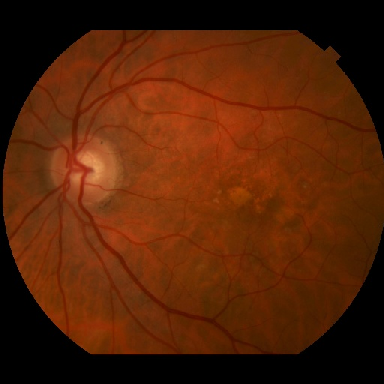
#> input picture CFP/000.png, 384 x 384 px
$ python -i preprocessing.py   (imports and definitions only)
#> lines starting #> are read from the running program, lines starting #| are printed output that depends on the picture
#> in preprocess_img, img is the input picture: shape (384, 384, 3); mean B, G, R 6.3, 34.1, 84.3
import numpy as np

import cv2

import matplotlib.pyplot as plt


def normalize_img(img):

    return (img / 127.5) - 1.0


def hist_equalize(img):

    red = img[:,:,0]
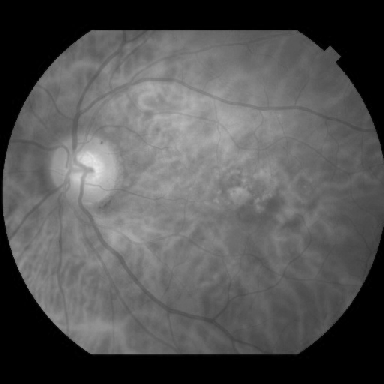
#> red: shape (384, 384); min 0, max 231, mean 84.3

    green = img[:,:,1]
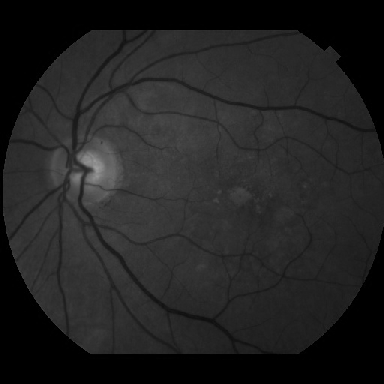
#> green: shape (384, 384); min 0, max 159, mean 34.1

    blue = img[:,:,2]
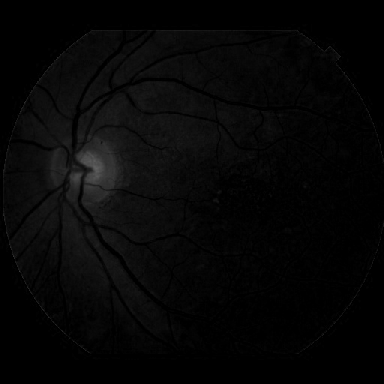
#> blue: shape (384, 384); min 0, max 97, mean 6.3

    clahe = cv2.createCLAHE(clipLimit=7.0, tileGridSize=(8, 8))

    red_eq = clahe.apply(red)
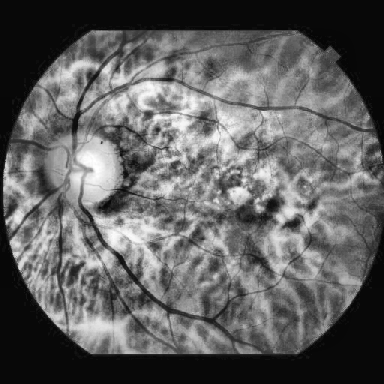
#> red_eq: shape (384, 384); min 3, max 255, mean 95.7

    green_eq = clahe.apply(green)
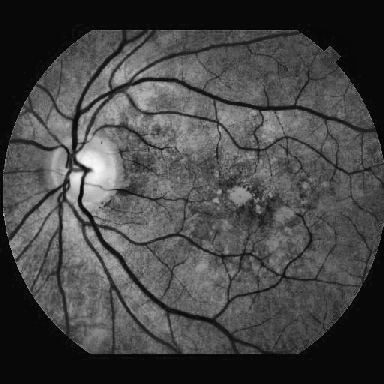
#> green_eq: shape (384, 384); min 4, max 249, mean 69.4

    blue_eq = clahe.apply(blue)
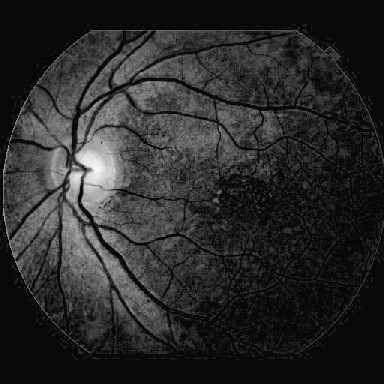
#> blue_eq: shape (384, 384); min 2, max 247, mean 41.7

    img = np.stack([red_eq, green_eq, blue_eq], axis=-1)
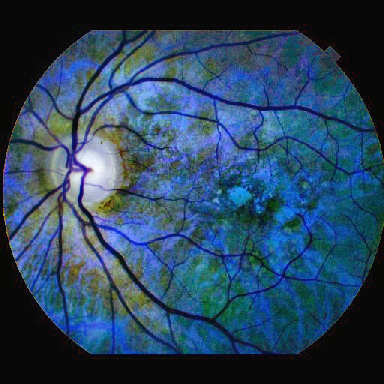
#> img: shape (384, 384, 3); mean of channels 0, 1, 2 95.7, 69.4, 41.7; drawn as B, G, R


    return img


def preprocess_img(imgpath):

    img = cv2.imread(imgpath)

    img = cv2.cvtColor(img, cv2.COLOR_BGR2RGB)

    img = cv2.resize(img, (384, 384), interpolation=cv2.INTER_NEAREST)

    img = hist_equalize(img)

    img = normalize_img(img)

    return img


def match_dims(img):

    img = np.expand_dims(img, axis=0)

    return img

def draw_img(img):

    plt.figure()

    plt.imshow(img)

    plt.axis('off')

    plt.show()

>>> result = preprocess_img('CFP/000.png')

$ run again, on CFP/001.png
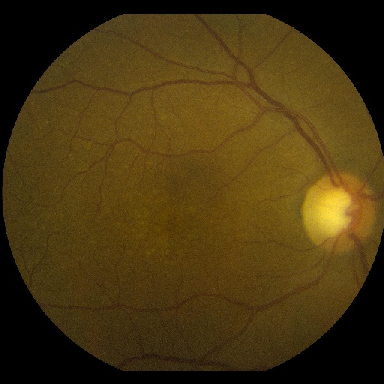
#> input picture CFP/001.png, 384 x 384 px
#> in preprocess_img, img is the input picture: shape (384, 384, 3); mean B, G, R 16.1, 54.3, 72.7
#> in hist_equalize, `blue_eq = clahe.apply(blue)`:
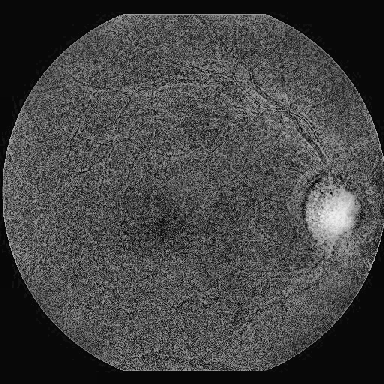
#> blue_eq: shape (384, 384); min 1, max 242, mean 67.8
#> in hist_equalize, `img = np.stack([red_eq, green_eq, blue_eq], axis=-1)`:
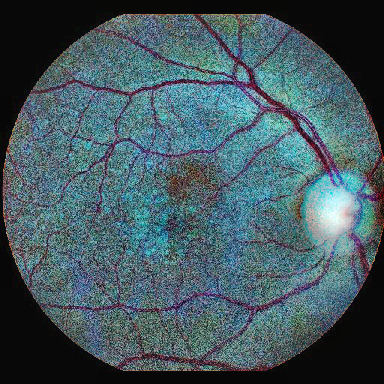
#> img: shape (384, 384, 3); mean of channels 0, 1, 2 96.3, 89.1, 67.8; drawn as B, G, R

$ run again, on CFP/002.png
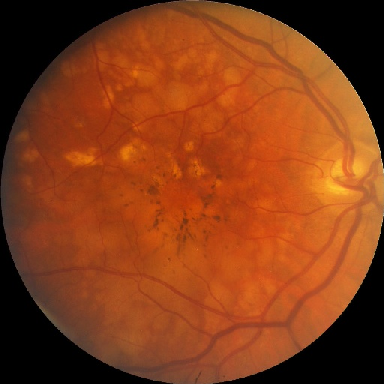
#> input picture CFP/002.png, 384 x 384 px
#> in preprocess_img, img is the input picture: shape (384, 384, 3); mean B, G, R 23.6, 60.9, 134.2
#> in hist_equalize, `blue_eq = clahe.apply(blue)`:
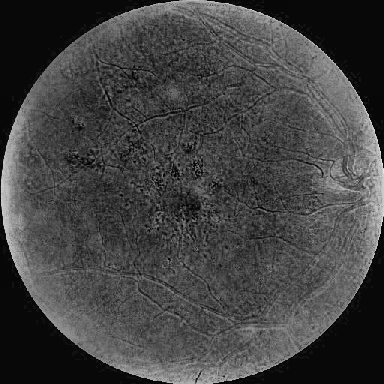
#> blue_eq: shape (384, 384); min 1, max 233, mean 66.5
#> in hist_equalize, `img = np.stack([red_eq, green_eq, blue_eq], axis=-1)`:
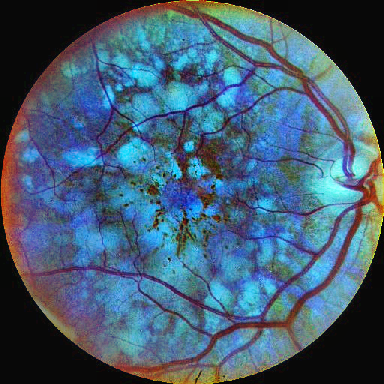
#> img: shape (384, 384, 3); mean of channels 0, 1, 2 114.4, 92.8, 66.5; drawn as B, G, R

$ run again, on CFP/003.png
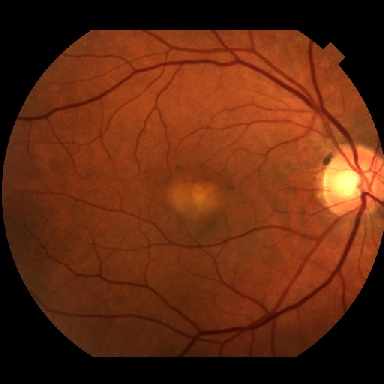
#> input picture CFP/003.png, 384 x 384 px
#> in preprocess_img, img is the input picture: shape (384, 384, 3); mean B, G, R 16.7, 41.9, 97.8
#> in hist_equalize, `img = np.stack([red_eq, green_eq, blue_eq], axis=-1)`:
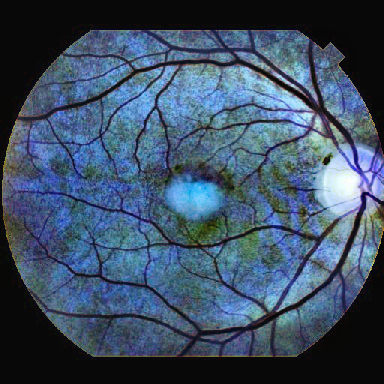
#> img: shape (384, 384, 3); mean of channels 0, 1, 2 101, 79.3, 60.6; drawn as B, G, R
